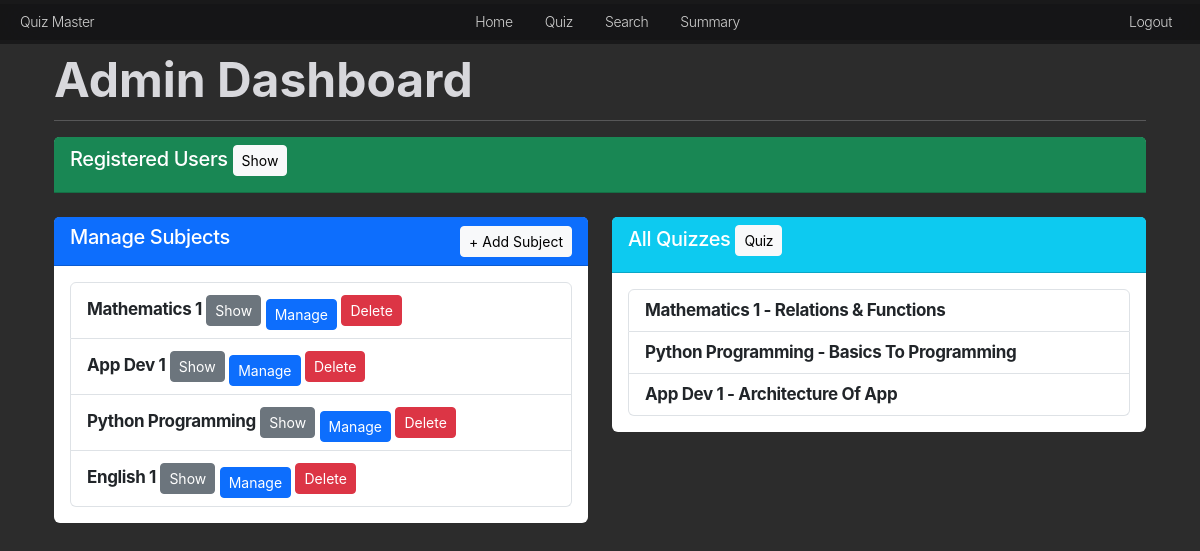
The page /admin/dashboard (signed in) on the database as committed earlier.
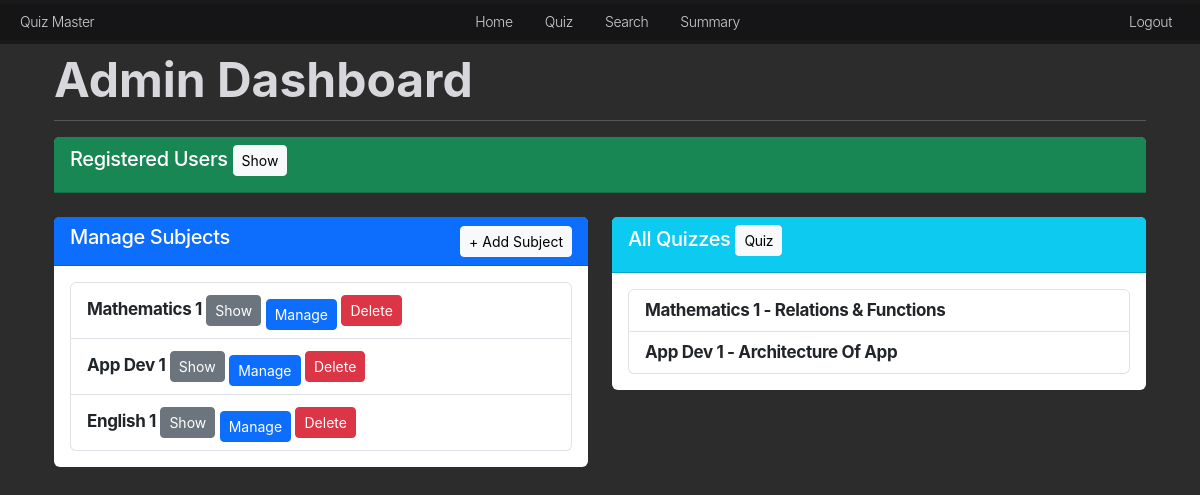
The same page on the database as committed later.
### models.py (models this page shows, shortened)
class Subject(db.Model):
    id = db.Column(db.Integer, primary_key=True)
    name = db.Column(db.String(100), unique=True, nullable=False)
    description = db.Column(db.Text, nullable=True)

class Quiz(db.Model):
    id = db.Column(db.Integer, primary_key=True)
    chapter_id = db.Column(db.Integer, db.ForeignKey('chapter.id'), nullable=False)
    date_of_quiz = db.Column(db.Date, nullable=False, default=datetime.utcnow)
    time_duration = db.Column(db.String(5), nullable=False)  # Format HH:MM
    remarks = db.Column(db.Text, nullable=True)
    chapter = db.relationship('Chapter', backref=db.backref('quizzes', lazy=True))

class Chapter(db.Model):
    id = db.Column(db.Integer, primary_key=True)
    name = db.Column(db.String(100), nullable=False)
    description = db.Column(db.Text, nullable=True)
    subject_id = db.Column(db.Integer, db.ForeignKey('subject.id'), nullable=False)
    subject = db.relationship('Subject', backref=db.backref('chapters', lazy=True))

### routes.py (the view)
@main.route('/admin/dashboard')
@login_required
def admin_dashboard():
    if session.get('user_role') != 'admin':
        flash("Access denied.", "danger")
        return redirect(url_for('main.home'))
    current_user = get_current_user()
    subjects = Subject.query.all()
    quizzes = Quiz.query.all()
    users = User.query.filter_by(is_admin=False).all()
    return render_template('admin_dashboard.html', quizzes=quizzes, subjects=subjects, users=users, current_user=current_user)

### routes.py (called while the page is built)
def login_required(f):
    @wraps(f)
    def decorated_function(*args, **kwargs):
        if 'user_id' not in session:
            flash("Please log in to access this page.", "danger")
            return redirect(url_for('auth.login'))
        return f(*args, **kwargs)
    return decorated_function

def get_current_user():
    if 'user_id' in session:
        return User.query.get(session['user_id'])
    return None

### templates/admin_dashboard.html (shortened to what this page needs)
{% extends "base.html" %}
{% block content %}
<div class="container">
    <h2 class="mt-4">Admin Dashboard</h2>
    <hr>
    <div class="card mb-4">
        <div class="card-header bg-success text-white">
            <h5>Registered Users
                <button onclick="toggleUsers()" class="btn btn-light btn-sm">Show</button>
            </h5>
        </div>
    </div>
    <div class="row">
        <div class="col-md-6">
            <div class="card mb-4">
                <div class="card-header bg-primary text-white d-flex justify-content-between align-items-center">
                    <h5>Manage Subjects</h5>
                    <button class="btn btn-light btn-sm" onclick="openSubjectModal()">+ Add Subject</button>
                </div>
                <div class="card-body">
                    <ul class="list-group">
                        {% for subject in subjects %}
                            <li class="list-group-item">
                                <strong>{{ subject.name }}</strong>
                                <button class="btn btn-sm btn-secondary" onclick="toggleChapters('{{ subject.id }}')">Show</button>
                                <button class="btn btn-primary btn-sm mt-2" onclick="openManageModal('{{ subject.id }}', '{{ subject.name }}')">Manage</button>
                                <button class="btn btn-danger btn-sm" onclick="deleteSubject({{ subject.id }})">Delete</button>
                            </li>
                        {% endfor %}
                    </ul>
                </div>
            </div>
        </div>
        <div class="col-md-6">
            <div class="card mb-4">
                <div class="card-header bg-info text-white">
                    <h5>All Quizzes <a class="btn btn-light btn-sm" href="{{ url_for('main.quiz_management') }}"> Quiz</a></h5>
                </div>
                <div class="card-body">
                    <ul class="list-group">
                        {% for quiz in quizzes %}
                            <li class="list-group-item">
                                <strong>{{ quiz.chapter.subject.name }} - {{ quiz.chapter.name }}</strong>
                            </li>
                        {% endfor %}
                    </ul>
                </div>
            </div>
        </div>
    </div>
</div>
{% endblock %}

Rows that differ between the two databases and show on the page:
removed Subject: name "Python Programming"
removed Quiz: chapter.subject.name "Python Programming", chapter.name "Basics To Programming"
